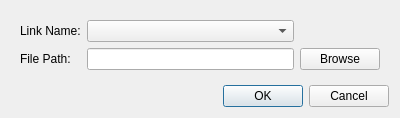
<?xml version="1.0" encoding="UTF-8"?>
<ui version="4.0">
 <class>ToolPathFileDialog</class>
 <widget class="QDialog" name="ToolPathFileDialog">
  <property name="geometry">
   <rect>
    <x>0</x>
    <y>0</y>
    <width>400</width>
    <height>116</height>
   </rect>
  </property>
  <property name="windowTitle">
   <string>Dialog</string>
  </property>
  <layout class="QVBoxLayout" name="verticalLayout">
   <item>
    <widget class="QFrame" name="frame">
     <property name="frameShape">
      <enum>QFrame::NoFrame</enum>
     </property>
     <property name="frameShadow">
      <enum>QFrame::Raised</enum>
     </property>
     <layout class="QGridLayout" name="gridLayout">
      <item row="0" column="0">
       <widget class="QLabel" name="frame_label">
        <property name="text">
         <string>Link Name:</string>
        </property>
       </widget>
      </item>
      <item row="0" column="1">
       <widget class="QComboBox" name="frame_combo_box">
        <property name="sizePolicy">
         <sizepolicy hsizetype="Preferred" vsizetype="Fixed">
          <horstretch>0</horstretch>
          <verstretch>0</verstretch>
         </sizepolicy>
        </property>
       </widget>
      </item>
      <item row="1" column="1">
       <widget class="QLineEdit" name="file_path_line_edit">
        <property name="readOnly">
         <bool>true</bool>
        </property>
       </widget>
      </item>
      <item row="1" column="0">
       <widget class="QLabel" name="file_path_label">
        <property name="text">
         <string>File Path:</string>
        </property>
       </widget>
      </item>
      <item row="1" column="2">
       <widget class="QPushButton" name="file_path_push_button">
        <property name="text">
         <string>Browse</string>
        </property>
       </widget>
      </item>
     </layout>
    </widget>
   </item>
   <item>
    <widget class="QDialogButtonBox" name="buttonBox">
     <property name="orientation">
      <enum>Qt::Horizontal</enum>
     </property>
     <property name="standardButtons">
      <set>QDialogButtonBox::Cancel|QDialogButtonBox::Ok</set>
     </property>
    </widget>
   </item>
  </layout>
 </widget>
 <resources/>
 <connections>
  <connection>
   <sender>buttonBox</sender>
   <signal>accepted()</signal>
   <receiver>ToolPathFileDialog</receiver>
   <slot>accept()</slot>
   <hints>
    <hint type="sourcelabel">
     <x>248</x>
     <y>254</y>
    </hint>
    <hint type="destinationlabel">
     <x>157</x>
     <y>274</y>
    </hint>
   </hints>
  </connection>
  <connection>
   <sender>buttonBox</sender>
   <signal>rejected()</signal>
   <receiver>ToolPathFileDialog</receiver>
   <slot>reject()</slot>
   <hints>
    <hint type="sourcelabel">
     <x>316</x>
     <y>260</y>
    </hint>
    <hint type="destinationlabel">
     <x>286</x>
     <y>274</y>
    </hint>
   </hints>
  </connection>
 </connections>
</ui>
